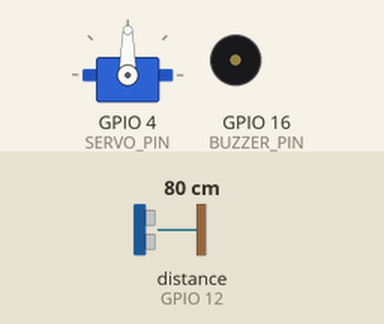
A sketch run on a simulated ESP32. Parts: servo, buzzer (waves = sounding, pin HIGH). Wiring (inferred from the names in the program): ultrasonic range finder: trigger GPIO 13; echo GPIO 12. Inputs (shaded band) come from the test bench; at power-on: distance to the obstacle (sensor on GPIO 12) 80 cm. The echo pulse lasts 58.3 µs per cm; pins used as bus, display or sensor lines are not drawn; what the sketch prints to the serial monitor is not drawn.

Above: at 1.2 s.
1.3 s: distance to the obstacle (sensor on GPIO 12) set to 2 cm
At 1.66 s:
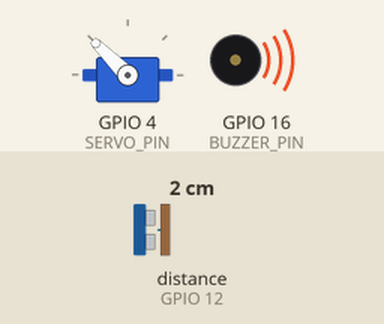
4.3 s: distance to the obstacle (sensor on GPIO 12) set to 18 cm
At 4.96 s:
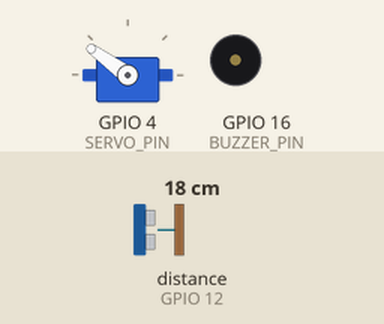
7.3 s: distance to the obstacle (sensor on GPIO 12) set to 4 cm
At 7.67 s:
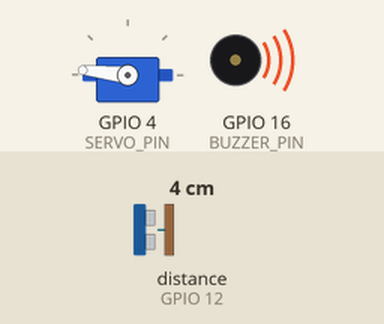
10.3 s: distance to the obstacle (sensor on GPIO 12) set to 299 cm
At 10.71 s:
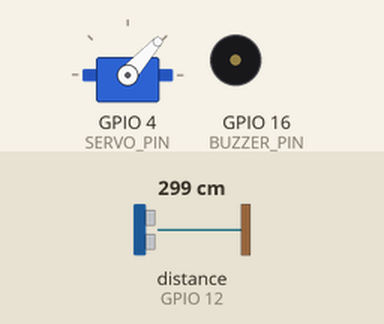
Timing chart, 0 to 14.3 s (numbered marks = the images above; inputs shaded):
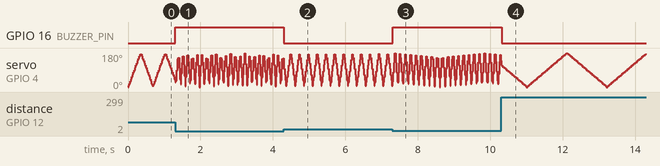

The sketch:

servo_ultrasonic_radar.ino
```cpp
#include <ESP32Servo.h>

constexpr uint32_t BAUD_RATE = 115200;

// Servo
constexpr uint8_t MIN_ANGLE = 0;
constexpr uint8_t MAX_ANGLE = 180;
constexpr uint8_t ANGLE_BETWEEN_SCANS = 3;
constexpr uint8_t SERVO_PIN = 4;
constexpr uint16_t PERIOD_HERTZ = 50;
constexpr uint32_t SCAN_DELAY_MICROS = 500;

int16_t current_angle = MIN_ANGLE;
int8_t direction = 1;
uint32_t last_scan_micros = 0;
Servo servo;

// Ultrasonic
constexpr uint8_t TRIG_PIN = 13;
constexpr uint8_t ECHO_PIN = 12;
constexpr float TRIGGER_DISTANCE = 15.0;

// Buzzer
constexpr uint8_t BUZZER_PIN = 16;

void setup() {
  Serial.begin(BAUD_RATE);

  // Servo
  servo.attach(SERVO_PIN, MIN_PULSE_WIDTH, MAX_PULSE_WIDTH);
  servo.setPeriodHertz(PERIOD_HERTZ);
  servo.write(current_angle);
  delay(10);

  // Ultrasonic
  pinMode(TRIG_PIN, OUTPUT);
  pinMode(ECHO_PIN, INPUT);

  // Buzzer
  pinMode(BUZZER_PIN, OUTPUT);

  while (!Serial);

  Serial.println("Ready!");
}

void loop() {
  if (last_scan_micros + SCAN_DELAY_MICROS <= micros()) {
    current_angle += direction * ANGLE_BETWEEN_SCANS;
    if (current_angle >= MAX_ANGLE) {
      current_angle = MAX_ANGLE;
      direction = -direction;
    }
    else if (current_angle <= MIN_ANGLE) {
      current_angle = MIN_ANGLE;
      direction = -direction;
    }
    servo.write(current_angle);
    scan();
    last_scan_micros = micros();
  }
}

float ultrasonicRead() {
  digitalWrite(TRIG_PIN, LOW);
  delayMicroseconds(2);
  digitalWrite(TRIG_PIN, HIGH);
  delayMicroseconds(2);
  digitalWrite(TRIG_PIN, LOW);

  uint32_t microseconds = pulseIn(ECHO_PIN, HIGH);

  float distance = microseconds / 29.00 / 2.0;

  return distance;
}

void scan() {
  float distance = ultrasonicRead();
  if (distance <= TRIGGER_DISTANCE) {
    digitalWrite(BUZZER_PIN, HIGH);
  }
  else {
    digitalWrite(BUZZER_PIN, LOW);
  }
}
```

Measured:
- after the input at 1.3 s, GPIO 16 (BUZZER_PIN): LOW → HIGH at once
- after the input at 4.3 s, GPIO 16 (BUZZER_PIN): HIGH → LOW at once
- after the input at 7.3 s, GPIO 16 (BUZZER_PIN): LOW → HIGH at once
- after the input at 10.3 s, GPIO 16 (BUZZER_PIN): HIGH → LOW at once
